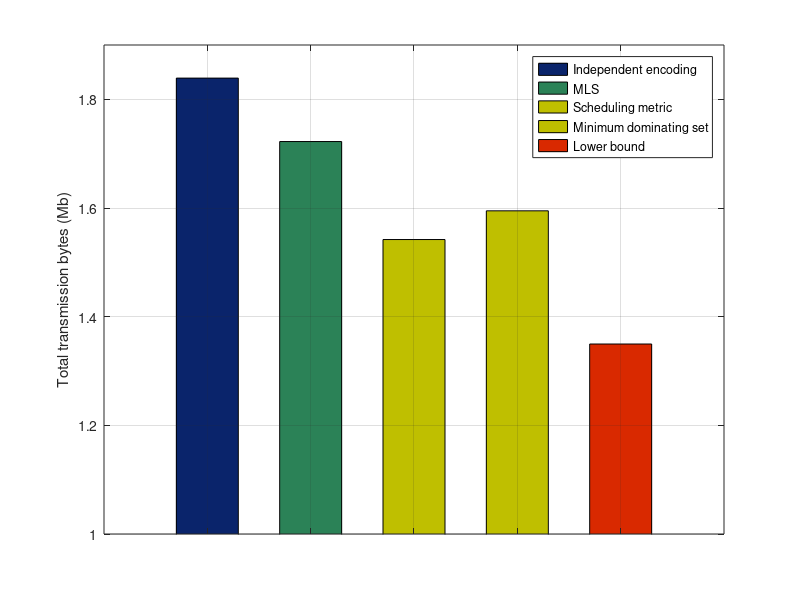

Recreate this plot in MATLAB.
clear;
close all;
name = { '1280*720' };
bar([1928407/(1024*1024) 0 0 0 0], 'r','barwidth',0.6,'FaceColor',[0.04,0.14,0.42]);
hold on;
bar([0 1806000/(1024*1024) 0 0 0], 'g','barwidth',0.6,'FaceColor',[0.17,0.51,0.34]);
hold on;
bar([0 0 1616870/(1024*1024) 0 0], 'b','barwidth',0.6,'FaceColor',[0.75,0.75,0]);
hold on;
bar([0 0 0 1672289/(1024*1024) 0], 'c','barwidth',0.6,'FaceColor',[0.75,0.75,0]);
hold on;
bar([0 0 0 0 1415236/(1024*1024)], 'y','barwidth',0.6,'FaceColor',[0.85,0.16,0]);
set(gca,'xticklabel',' ');
%set(gcf,'color','none');
%set(gca,'color','none');
ylim([1 1.9]);
ylabel(gca,'Total transmission bytes (Mb)');
legend('Independent encoding','MLS','Scheduling metric','Minimum dominating set','Lower bound')
grid on;